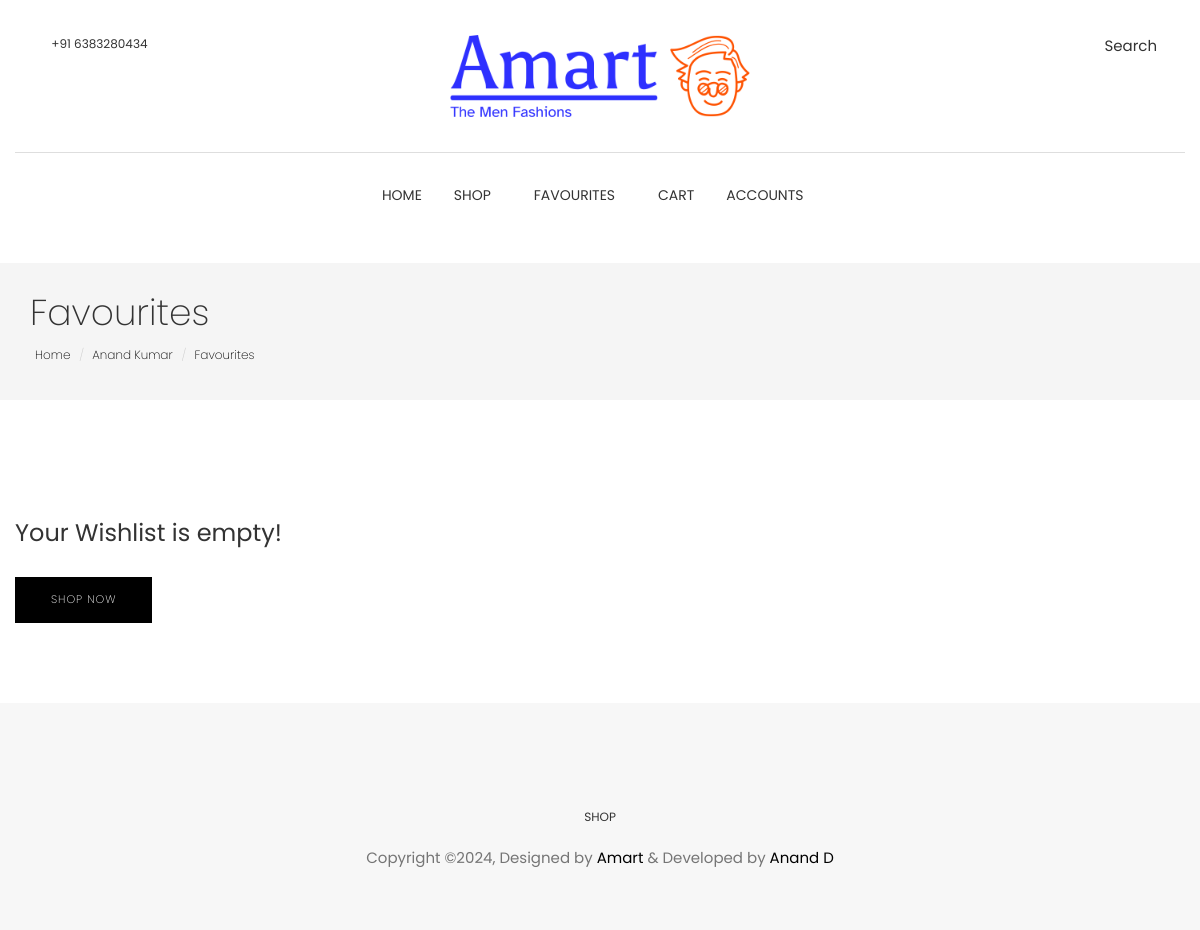
Before: /customer/favourites (signed in) with the older database file.
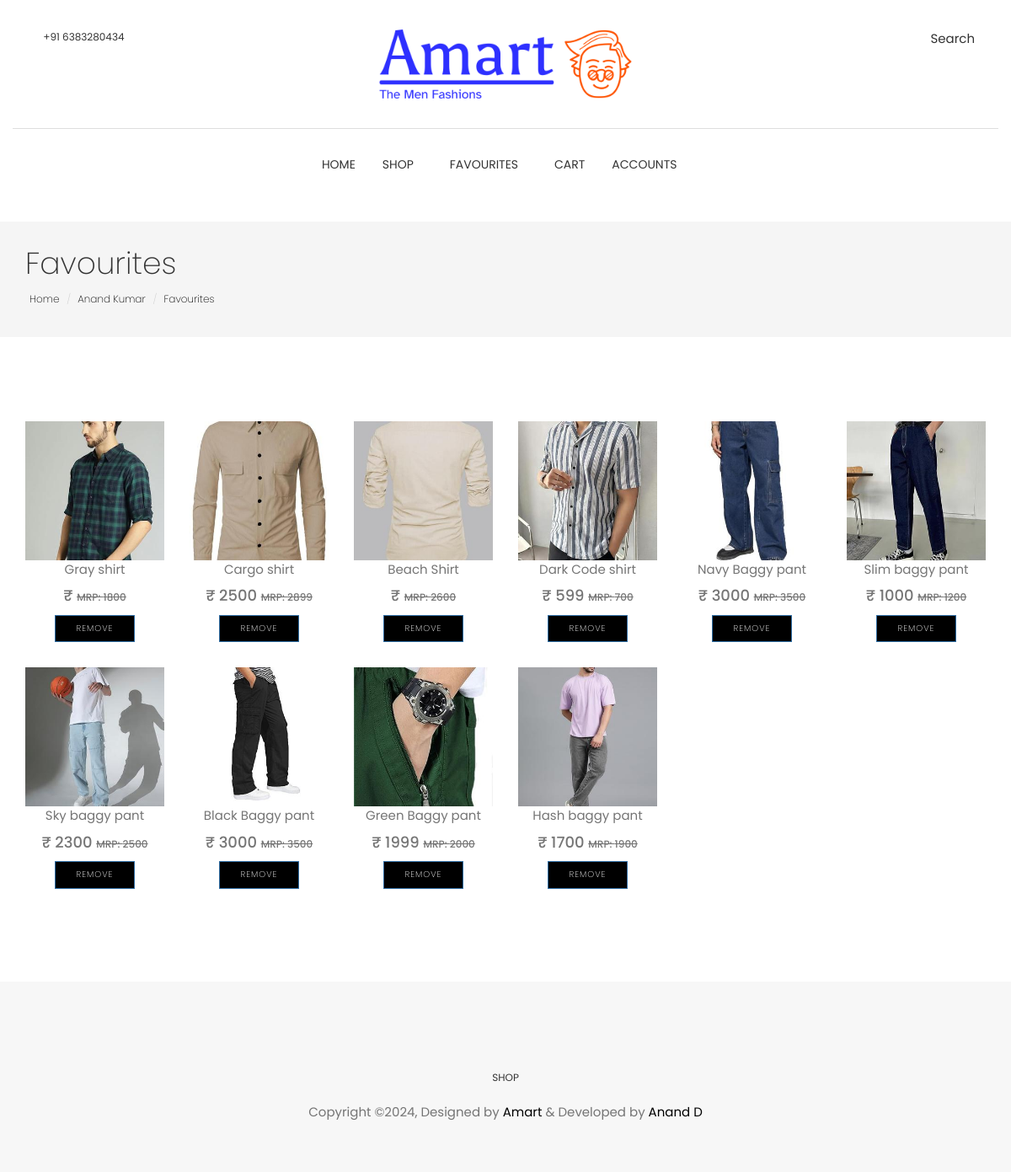
After: the same page with the newer database file.
### accounts/models.py (models this page shows, shortened)
class Account(AbstractBaseUser):
    first_name = models.CharField(max_length=50)
    last_name = models.CharField(max_length=50)
    email = models.EmailField(max_length=254, unique=True)
    mobile = models.CharField(max_length=10, null=True, blank=True)
    profile_image = models.ImageField(upload_to="images/user/customer/profile_image", null=True)
    date_joined = models.DateTimeField(auto_now_add=True)
    last_login = models.DateTimeField(auto_now=True)
    is_active = models.BooleanField(default=False)
    is_customer = models.BooleanField(default=False)
    is_staff = models.BooleanField(default=False)
    is_admin = models.BooleanField(default=False)
    is_superadmin = models.BooleanField(default=False)
    USERNAME_FIELD = "email"
    REQUIRED_FIELDS = ["first_name", "last_name"]
    objects = AccountManager()

### customer/models.py (models this page shows, shortened)
class FavouriteItem(models.Model):
    customer = models.ForeignKey(Customer, on_delete=models.CASCADE)
    product = models.ForeignKey(Product, on_delete=models.CASCADE)

### product/models.py (models this page shows, shortened)
class ProductImage(models.Model):
    product = models.ForeignKey(
        Product, related_name="product_images", on_delete=models.CASCADE
    )
    image = models.ImageField(upload_to="images/product_images")
    priority = models.PositiveIntegerField(null=True, blank=True)

class Product(SoftDeleteModel):
    name = models.CharField(max_length=100)
    description = models.TextField(max_length=511, null=True, blank=True)
    main_category = models.ForeignKey(
        Category, on_delete=models.CASCADE, related_name="main_category_products"
    )
    subcategories = models.ManyToManyField(
        Category, related_name="subcategory_products", blank=True
    )
    mrp = models.PositiveIntegerField(
        validators=[MinValueValidator(1)], null=True, blank=True
    )
    is_available = models.BooleanField(default=True)
    slug = models.SlugField(unique=True, max_length=100)
    created_at = models.DateTimeField(auto_now_add=True)
    last_modified_at = models.DateTimeField(auto_now=True)
    approved = models.BooleanField(default=True)
    approved_objects = ApprovedProductManager()

### customer/views.py (the view)
# urls.py: path("favourites", views.favourites, name="favourites"),
@login_required
def favourites(request):
    try:
        customer = Customer.objects.get(id=request.user.id)
    except Customer.DoesNotExist:
        customer = None
    favourite_items = FavouriteItem.objects.filter(customer=customer)
    for favourite_item in favourite_items:
        favourite_item.product.primary_image = (
            favourite_item.product.product_images.filter(priority=1).first()
        )
        available_inventory = favourite_item.product.inventory_sizes.first()
        if available_inventory:
            favourite_item.product.price = available_inventory.price
    context = {"favourite_items": favourite_items, "customer": customer}
    return render(request, "customer/favourites.html", context)

### templates/customer/favourites.html (shortened to what this page needs)
{% extends "home/base.html" %}
{% load static %}
{% block content %}
{% include 'home/includes/navigation.html' %}
<section class="page-header">
    <div class="container">
        <div class="row">
            <div class="col-md-12">
                <div class="content">
                    <h1 class="page-name">Favourites</h1>
                    <ol class="breadcrumb">
                        <li><a href="{% url "home" %}">Home</a></li>
                        <li><a href="{% url "customer_dashboard" %}">{{ customer.first_name }} {{ customer.last_name }}</a></li>
                        <li class="active"><a href="">Favourites</a></li>
                    </ol>
                </div>
            </div>
        </div>
    </div>
</section>
<section class="products section">
	<div class="container">
		<div class="row display-flex">
            {% if favourite_items %}
                {% for favourite_item in favourite_items %}
                    <div class="col-xl-2 col-lg-2 col-md-6 col-sm-12 border">
                        <div class="product-item">
                            <div id="product-thumb" class="product-thumb">
                                <img id="product-image-id" class="img-responsive" src="{{ favourite_item.product.primary_image.image.url }}" alt="product-img" />
                            </div>
                            <div class="product-content">
                                <a href="{% url "product_page" favourite_item.product.slug %}">
                                    <p class="truncate">{{ favourite_item.product.name }}</p>
                                    <p class="price"><strong class="h4">&#8377; {{ favourite_item.product.price }} </strong><del class="h6"> MRP: {{ favourite_item.product.mrp }}</del></p>
                                </a>
                                <a href="{% url "remove_favourite_item" favourite_item.id %}" class="btn btn-small btn-primary">Remove</a>
                            </div>
                        </div>
                    </div>
                {% endfor %}
            {% else %}
                <h3>Your Wishlist is empty!</h3>
                <br>
                <a href="{% url "shop" %}" class="btn btn-main">Shop Now</a>
            {% endif %}
		</div>
	</div>
</section>
{% include 'home/includes/footer.html' %}
{% endblock content %}

### templates/home/base.html (shortened to what this page needs)
{% load static %}
<!DOCTYPE html>
<html lang="en">
<head>
  <link rel="stylesheet" href="{% static 'plugins/themefisher-font/style.css' %}">
  <link rel="stylesheet" href="{% static 'plugins/bootstrap/css/bootstrap.min.css' %}">
  <link rel="stylesheet" href="{% static 'plugins/animate/animate.css' %}">
  <link rel="stylesheet" href="{% static 'plugins/slick/slick.css' %}">
  <link rel="stylesheet" href="{% static 'plugins/slick/slick-theme.css' %}">
  <link rel="stylesheet" href="{% static 'css/style.css' %}">
</head>
<body id="body">
{% block content %}
{% endblock content %}
</body>
</html>

### templates/home/includes/navigation.html (shortened to what this page needs)
{% load static %}
<section class="top-header">
	<div class="container">
		<div class="row">
			<div class="col-md-4 col-xs-12 col-sm-4">
				<div class="contact-number">
					<i class="tf-ion-ios-telephone"></i>
					<span>+91 6383280434</span>
				</div>
			</div>
			<div class="col-md-4 col-xs-12 col-sm-4">
				<div class="logo text-center">
					<a href="{% url "home" %}">
						<img style="width:300px" src="{% static "images/logo-no-background.png" %}" alt="logo">
					</a>
				</div>
			</div>
			<div class="col-md-4 col-xs-12 col-sm-4">
				<ul class="top-menu text-right list-inline">
					<li class="dropdown search dropdown-slide">
						<a href="#!" class="dropdown-toggle" data-toggle="dropdown" data-hover="dropdown"><i class="tf-ion-ios-search-strong"></i> Search</a>
					</li>
				</ul>
			</div>
		</div>
	</div>
</section>
<section class="menu">
	<nav class="navbar navigation">
		<div class="container">
			<div id="navbar" class="navbar-collapse collapse text-center">
				<ul class="nav navbar-nav">
					<li class="dropdown ">
						<a href="{% url "home" %}">Home</a>
					</li>
					<li class="dropdown ">
						<a href="{% url "shop" %}">Shop</a>
					</li>
					<li class="dropdown dropdown-slide">
						<a href="{% url "favourites" %}" class="dropdown-toggle" role="button"><span class="tf-ion-ios-heart"></span>Favourites</a>
					</li>
					<li class="dropdown cart-nav dropdown-slide">
						<a href="{% url "cart" %}"><i
								class="tf-ion-android-cart"></i>Cart</a>
					</li>
					<li class="dropdown dropdown-slide">
						<a href="#!" class="dropdown-toggle" data-toggle="dropdown" data-hover="dropdown" data-delay="350"
							role="button" aria-haspopup="true" aria-expanded="false">Accounts <span
								class="tf-ion-ios-arrow-down"></span></a>
					</li>
				</ul>
			</div>
		</div>
	</nav>
</section>

### templates/home/includes/footer.html (shortened to what this page needs)
<footer class="footer section text-center">
	<div class="container">
		<div class="row">
			<div class="col-md-12">
				<ul class="social-media">
					<li>
						<a href="https://www.instagram.com/melvin_thankachan.py/" target="_blank">
							<i class="tf-ion-social-instagram"></i>
						</a>
					</li>
					<li>
						<a href="https://x.com/MelvinMT81" target="_blank">
							<i class="tf-ion-social-twitter"></i>
						</a>
					</li>
					<li>
						<a href="https://www.linkedin.com/in/melvin-thankachan-870677215/" target="_blank">
							<i class="tf-ion-social-linkedin"></i>
						</a>
					</li>
				</ul>
				<ul class="footer-menu text-uppercase">
					<li>
						<a href="{% url "shop" %}">SHOP</a>
					</li>
				</ul>
				<p class="copyright-text">Copyright &copy;2024, Designed by <a href="https://themefisher.com/" target="_blank">Amart</a> &amp; Developed by <a href="https://melvinthankachan.github.io/Melvin-Personal-Website/#about" target="_blank">Anand D</a></p>
			</div>
		</div>
	</div>
</footer>

### static/css/style.css (style rules this page uses)
body { line-height: 1.5; font-family: "Poppins", sans-serif; -webkit-font-smoothing: antialiased; }
p { font-family: "Poppins", sans-serif; color: #757575; font-size: 15px; }
h1, h2, h3, h4, h5, h6 { font-family: "Poppins", sans-serif; }
h1, h2, h3, h4, h5, h6 { font-weight: 400; }
ol, ul { margin: 0; padding: 0; list-style: none; }
a, a:focus, a:hover { text-decoration: none; outline: 0; color: #000; }
.btn-main, .btn-small, .btn-transparent, .btn-solid-border { background: #000; color: #fff; display: inline-block; font-size: 11px; letter-spacing: 1px; padding: 14px 35px; text-transform: uppercase; font-weight: 200; border-radius: 0; }
.btn-small { padding: 8px 25px; font-size: 10px; }
.section { padding: 80px 0; }
.page-header { background: #f5f5f5; margin-top: 20px; border-bottom: none; padding: 30px 0; }
.page-header h1 { font-weight: 200; margin: 0 0 6px 0; }
.page-header .breadcrumb { background: transparent; padding: 5px; margin: 0; }
.page-header .breadcrumb li { font-weight: 200; font-size: 12px; }
.page-header .breadcrumb li a { color: #000; }
.dropdown-slide { position: static; }
.top-header .container { padding-top: 35px; padding-bottom: 35px; border-bottom: 1px solid #dedede; }
.top-header .contact-number { font-size: 12px; color: #333; }
.top-header .contact-number i { margin-right: 4px; font-size: 18px; vertical-align: middle; }
.top-header .top-menu > li > a { color: #333; font-size: 15px; padding: 0 8px; }
.top-header .top-menu > li > a i { font-size: 16px; margin-right: 2px; vertical-align: middle; }
.top-header .logo a { display: inline-block; }
.navigation { margin-bottom: 0; padding: 10px 0; }
.navigation .navbar-nav > li { position: static; }
.navigation .navbar-nav > li > a { color: #333; font-size: 14px; padding: 20px 15px; text-transform: uppercase; transition: 0.2s ease-in-out 0s; border: 1px solid transparent; }
.navigation .container { position: relative; }
.navigation .navbar-nav { float: none; display: inline-block; }
.product-item { margin-bottom: 30px; }
.product-item .product-thumb { position: relative; }
.product-item .product-thumb img { width: 100%; height: auto; }
.product-item .product-thumb:before { transition: 0.3s all; opacity: 0; background: rgba(0, 0, 0, 0.6); content: ""; position: absolute; top: 0; right: 0; left: 0; bottom: 0; }
.product-item .product-content { text-align: center; }
.footer { background: #F7F7F7; padding: 50px 0; }
.footer .footer-menu { margin-top: 30px; }
.footer .footer-menu li { display: inline-block; margin: 0 10px; }
.footer .footer-menu li a { color: #333; font-size: 12px; }
.footer .copyright-text { margin-top: 20px; }
.copyright-text a { color: #000; }
.social-media li { display: inline-block; margin: 0 5px; }
.social-media li a { padding: 8px 10px; }
.social-media li a i { font-size: 20px; color: #555; }

### templates/customer/favourites.html (style rules this page uses)
.truncate { white-space: nowrap; overflow: hidden; text-overflow: ellipsis; }

Changed rows visible on the page:
added FavouriteItem: product.primary_image.image (picture), product.name "Gray shirt", product.mrp "1800"
added FavouriteItem: product.primary_image.image (picture), product.name "Cargo shirt", product.price "2500", product.mrp "2899"
added FavouriteItem: product.primary_image.image (picture), product.name "Beach Shirt", product.mrp "2600"
added FavouriteItem: product.primary_image.image (picture), product.name "Dark Code shirt", product.price "599", product.mrp "700"
added FavouriteItem: product.primary_image.image (picture), product.name "Navy Baggy pant", product.price "3000", product.mrp "3500"
added FavouriteItem: product.primary_image.image (picture), product.name "Slim baggy pant", product.price "1000", product.mrp "1200"
added FavouriteItem: product.primary_image.image (picture), product.name "Sky baggy pant", product.price "2300", product.mrp "2500"
added FavouriteItem: product.primary_image.image (picture), product.name "Black Baggy pant", product.price "3000", product.mrp "3500"
added FavouriteItem: product.primary_image.image (picture), product.name "Green Baggy pant", product.price "1999", product.mrp "2000"
added FavouriteItem: product.primary_image.image (picture), product.name "Hash baggy pant", product.price "1700", product.mrp "1900"
Other visible differences:
text no longer shown: "Your Wishlist is empty! SHOP NOW"
